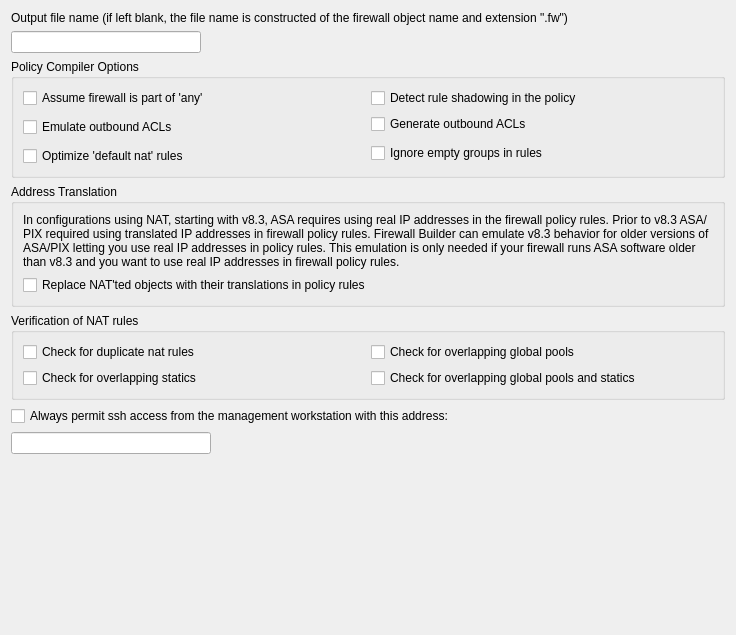
     <widget class="QWidget" name="TabPage1">
      <attribute name="title">
       <string>Compiler</string>
      </attribute>
      <layout class="QGridLayout" name="pixAdvanced_gridLayout_20">
       <item row="0" column="0" colspan="2">
        <widget class="QLabel" name="textLabel1_5">
         <property name="sizePolicy">
          <sizepolicy hsizetype="Expanding" vsizetype="Preferred">
           <horstretch>0</horstretch>
           <verstretch>0</verstretch>
          </sizepolicy>
         </property>
         <property name="text">
          <string>Output file name (if left blank, the file name is constructed of the firewall object name and extension &quot;.fw&quot;)</string>
         </property>
         <property name="alignment">
          <set>Qt::AlignmentFlag::AlignVCenter</set>
         </property>
         <property name="wordWrap">
          <bool>true</bool>
         </property>
        </widget>
       </item>
       <item row="1" column="0">
        <widget class="QLineEdit" name="outputFileName">
         <property name="maximumSize">
          <size>
           <width>32767</width>
           <height>22</height>
          </size>
         </property>
        </widget>
       </item>
       <item row="1" column="1">
        <spacer name="horizontalSpacer_9">
         <property name="orientation">
          <enum>Qt::Orientation::Horizontal</enum>
         </property>
         <property name="sizeHint" stdset="0">
          <size>
           <width>518</width>
           <height>20</height>
          </size>
         </property>
        </spacer>
       </item>
       <item row="2" column="0" colspan="2">
        <widget class="QGroupBox" name="frame114">
         <property name="sizePolicy">
          <sizepolicy hsizetype="Expanding" vsizetype="Preferred">
           <horstretch>0</horstretch>
           <verstretch>0</verstretch>
          </sizepolicy>
         </property>
         <property name="maximumSize">
          <size>
           <width>16777215</width>
           <height>16777215</height>
          </size>
         </property>
         <property name="title">
          <string>Policy Compiler Options</string>
         </property>
         <layout class="QGridLayout" name="pixAdvanced_gridLayout_3">
          <item row="0" column="0">
           <widget class="QCheckBox" name="pix_assume_fw_part_of_any">
            <property name="toolTip">
             <string>Generate rules assuming the firewall is part of &quot;Any&quot;. This makes a difference in rules that use services 'ssh' and 'telnet' since PIX uses special commands to control ssh and telnet access to the firewall machine</string>
            </property>
            <property name="text">
             <string>Assume firewall is part of 'any'</string>
            </property>
           </widget>
          </item>
          <item row="0" column="1">
           <widget class="QCheckBox" name="pix_check_shadowing">
            <property name="toolTip">
             <string>Shadowing happens because a rule is a superset of a subsequent rule and any packets potentially matched by the subsequent rule have already been matched by the prior rule.</string>
            </property>
            <property name="text">
             <string>Detect rule shadowing in the policy</string>
            </property>
           </widget>
          </item>
          <item row="1" column="0" rowspan="2">
           <widget class="QCheckBox" name="pix_emulate_out_acl">
            <property name="toolTip">
             <string>Normally PIX does not support outbound ACL, however policy compiler can emulate them if this option is turned on</string>
            </property>
            <property name="text">
             <string>Emulate outbound ACLs</string>
            </property>
           </widget>
          </item>
          <item row="1" column="1">
           <widget class="QCheckBox" name="pix_generate_out_acl">
            <property name="toolTip">
             <string>Normally PIX does not support ouotbound ACL, however policy compiler can emulate them if this option is turned on</string>
            </property>
            <property name="text">
             <string>Generate outbound ACLs</string>
            </property>
           </widget>
          </item>
          <item row="2" column="1" rowspan="2">
           <widget class="QCheckBox" name="pix_ignore_empty_groups">
            <property name="toolTip">
             <string>If the option is deactivated, compiler treats empty groups as an error and aborts processing the policy. If this option is activated, compiler removes all empty groups from all rule elements. If rule element becomes 'any' after the last empty group has been removed, the whole rule will be ignored. Use this option only if you fully understand how it works!</string>
            </property>
            <property name="text">
             <string>Ignore empty groups in rules</string>
            </property>
           </widget>
          </item>
          <item row="3" column="0">
           <widget class="QCheckBox" name="pix_optimize_default_nat">
            <property name="toolTip">
             <string>In nat rules where network zone object is used in OSrc, ODst and OSrv are 'any' and TSrc defines a global pool for the translation, replace object in OSrc with 'any' to produce PIX command &quot;nat (interface) N 0.0.0.0 0.0.0.0&quot;</string>
            </property>
            <property name="text">
             <string>Optimize 'default nat' rules</string>
            </property>
           </widget>
          </item>
         </layout>
        </widget>
       </item>
       <item row="3" column="0" colspan="2">
        <widget class="QGroupBox" name="groupBox_2">
         <property name="title">
          <string>Address Translation</string>
         </property>
         <layout class="QGridLayout" name="pixAdvanced_gridLayout_18">
          <item row="0" column="0">
           <widget class="QLabel" name="label_9">
            <property name="text">
             <string>In configurations using NAT, starting with v8.3, ASA requires using real IP addresses in the firewall policy rules. Prior to v8.3 ASA/PIX required using translated IP addresses in firewall policy rules. Firewall Builder can emulate v8.3 behavior for older versions of ASA/PIX letting you use real IP addresses in policy rules. This emulation is only needed if your firewall runs ASA software older than v8.3 and you want to use real IP addresses in firewall policy rules.</string>
            </property>
            <property name="wordWrap">
             <bool>true</bool>
            </property>
           </widget>
          </item>
          <item row="1" column="0">
           <widget class="QCheckBox" name="pix_replace_natted_objects">
            <property name="sizePolicy">
             <sizepolicy hsizetype="Minimum" vsizetype="Fixed">
              <horstretch>0</horstretch>
              <verstretch>0</verstretch>
             </sizepolicy>
            </property>
            <property name="toolTip">
             <string>PIX inspects packets with ACLs before it does NAT, while many other firewalls do NAT first and then apply ACLs. Policy compiler can emulate the latter behaviour if this options is turned on.</string>
            </property>
            <property name="text">
             <string>Replace NAT'ted objects with their translations in policy rules</string>
            </property>
           </widget>
          </item>
         </layout>
        </widget>
       </item>
       <item row="4" column="0" colspan="2">
        <widget class="QGroupBox" name="frame153">
         <property name="sizePolicy">
          <sizepolicy hsizetype="Expanding" vsizetype="Preferred">
           <horstretch>0</horstretch>
           <verstretch>0</verstretch>
          </sizepolicy>
         </property>
         <property name="maximumSize">
          <size>
           <width>16777215</width>
           <height>16777215</height>
          </size>
         </property>
         <property name="title">
          <string>Verification of NAT rules</string>
         </property>
         <layout class="QGridLayout" name="pixAdvanced_gridLayout_17">
          <property name="verticalSpacing">
           <number>6</number>
          </property>
          <item row="0" column="0">
           <widget class="QCheckBox" name="pix_check_duplicate_nat">
            <property name="text">
             <string>Check for duplicate nat rules</string>
            </property>
           </widget>
          </item>
          <item row="2" column="0">
           <widget class="QCheckBox" name="pix_check_overlapping_statics">
            <property name="text">
             <string>Check for overlapping statics</string>
            </property>
           </widget>
          </item>
          <item row="0" column="1">
           <widget class="QCheckBox" name="pix_check_overlapping_global_pools">
            <property name="text">
             <string>Check for overlapping global pools</string>
            </property>
           </widget>
          </item>
          <item row="2" column="1">
           <widget class="QCheckBox" name="pix_check_overlapping_global_statics">
            <property name="sizePolicy">
             <sizepolicy hsizetype="Minimum" vsizetype="Fixed">
              <horstretch>0</horstretch>
              <verstretch>0</verstretch>
             </sizepolicy>
            </property>
            <property name="text">
             <string>Check for overlapping global pools and statics</string>
            </property>
           </widget>
          </item>
         </layout>
        </widget>
       </item>
       <item row="5" column="0" colspan="2">
        <layout class="QGridLayout" name="pixAdvanced_gridLayout_4">
         <item row="0" column="0" colspan="2">
          <widget class="QCheckBox" name="mgmt_ssh">
           <property name="text">
            <string>Always permit ssh access from the management workstation with this address:</string>
           </property>
          </widget>
         </item>
         <item row="1" column="0">
          <widget class="QLineEdit" name="mgmt_addr">
           <property name="sizePolicy">
            <sizepolicy hsizetype="Expanding" vsizetype="Fixed">
             <horstretch>0</horstretch>
             <verstretch>0</verstretch>
            </sizepolicy>
           </property>
           <property name="minimumSize">
            <size>
             <width>200</width>
             <height>0</height>
            </size>
           </property>
           <property name="maximumSize">
            <size>
             <width>32767</width>
             <height>22</height>
            </size>
           </property>
          </widget>
         </item>
         <item row="1" column="1">
          <spacer name="horizontalSpacer_2">
           <property name="orientation">
            <enum>Qt::Orientation::Horizontal</enum>
           </property>
           <property name="sizeHint" stdset="0">
            <size>
             <width>508</width>
             <height>20</height>
            </size>
           </property>
          </spacer>
         </item>
        </layout>
       </item>
       <item row="6" column="0">
        <spacer>
         <property name="orientation">
          <enum>Qt::Orientation::Vertical</enum>
         </property>
         <property name="sizeType">
          <enum>QSizePolicy::Policy::Expanding</enum>
         </property>
         <property name="sizeHint" stdset="0">
          <size>
           <width>20</width>
           <height>170</height>
          </size>
         </property>
        </spacer>
       </item>
      </layout>
     </widget>
